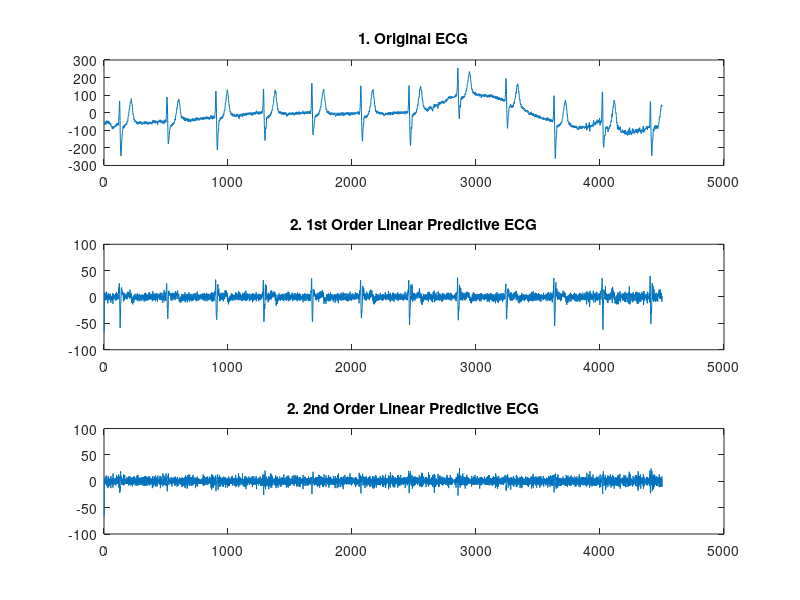

This chart was generated by the following MATLAB code: (Note: this script raises an error after producing the figure.)
%   ECG CCOMPRESSION    
%          1. Linear Predictive Coding
%          2. Coding-packing Scheme
%          ***********************************************************
%        3 * A * 1 *   5/4 bits     *   5/4 bits    *    5/4 bits    *
%          ***********************************************************
%        4 * B * 0 1 *      7/6 bits         *      7/6 bits         *
%          ***********************************************************
%        2 * C * 0 0 0 1 *  3 bits  *  3 bits  *  3 bits  *  3 bits  *
%          ***********************************************************
%        1 * D * 0 0 0 0 *2 bits *2 bits *2 bits*2 bits*2 bits*2 bits*
%          ***********************************************************
%        5 * E * 0 0 1 1 *              12 bits                      *
%          ***********************************************************
%
%   Clear our variables
clear
warning off
%   Load data sample
plotname = 'Lead 1';
load ecg.mat;
lead1 = ecgdata(1:4500,2);
size = length(lead1);
%size = 2000;
a = fir1(100,[0.588,0.7058],'stop');
%lead1 = filter(a,1,lead1);

lead11(1) = lead1(1);
lead11(2) = lead1(2);
for i = 3:1:size
    %lead11(i) = lead1(i) - 2 * lead1(i-1) + lead1(i-2);
    lead11(i) = lead1(i) - lead1(i-1);
end


lead12(1) = lead1(1);
lead12(2) = lead1(2);
for i = 3:1:size
    lead12(i) = lead1(i) - 2 * lead1(i-1) + lead1(i-2);
    %lead11(i) = lead1(i) - lead1(i-1);
end

subplot(3, 1, 1); plot(lead1);
title('\bf1. Original ECG'); ylim([-300 300]);
subplot(3, 1, 2); plot(lead11);
title('\bf2. 1st Order Linear Predictive ECG'); ylim([-100 100]);
subplot(3, 1, 3); plot(lead12);
title('\bf2. 2nd Order Linear Predictive ECG'); ylim([-100 100]);

csvwrite('Predicted_ECG.csv',lead11);

k = 0;
m = 0;
i = 1;
ecgout(:) = 0;

while (i<=(size-5))
    ecgo = 0;
    %Frame D
    if ((max(lead11(i:(i+5)))>=-2) && (max(lead11(i:(i+5)))<=1))
        for j=i:1:(i+5)
            ecgo = bitset(ecgo,(j-i)*2+1,bitget(bin2dec(dec2twos(lead11(j))),1));
            ecgo = bitset(ecgo,(j-i)*2+2,bitget(bin2dec(dec2twos(lead11(j))),2));
        end
        ecgo = bitand(ecgo,4095);
        i = i + 6;
        
    %Frame C
    else if ((max(lead11(i:(i+3)))>=-4) && (max(lead11(i:(i+3)))<=3))
        for j=i:1:(i+3)
            ecgo = bitset(ecgo,(j-i)*3+1,bitget(bin2dec(dec2twos(lead11(j))),1));
            ecgo = bitset(ecgo,(j-i)*3+2,bitget(bin2dec(dec2twos(lead11(j))),2));
            ecgo = bitset(ecgo,(j-i)*3+3,bitget(bin2dec(dec2twos(lead11(j))),3));
        end
        ecgo = bitand(ecgo,4095);
        ecgo = bitset(ecgo,13,1);
        i = i + 4;

    %Frame A
    else if ((max(lead11(i:(i+2)))>=-16) && (max(lead11(i:(i+2)))<=15))
        %do something
        for j=i:1:(i+2)
            ecgo = bitxor(ecgo,bitshift(bin2dec(dec2twos(lead11(j))),(j-i)*5));
        end
        ecgo = bitset(ecgo,16,1);
        i = i + 3;
        
    %Frame B
    else if ((max(lead11(i:(i+1)))>=-64) && (max(lead11(i:(i+1)))<=63)) 
        %do something
        for j=i:1:(i+1)
            ecgo = bitxor(ecgo,bitshift(bin2dec(dec2twos(lead11(j))),(j-i)*7));
        end
        ecgo = bitset(ecgo,16,0);
        ecgo = bitset(ecgo,15,1);
        i = i + 2;
        
    %Frame E
        else
        ecgo = bin2dec(dec2twos(lead11(j)));
        ecgo = bitset(ecgo,16,0);
        ecgo = bitset(ecgo,15,0);
        ecgo = bitset(ecgo,14,1);
        ecgo = bitset(ecgo,13,1);     
        i = i + 1;
        end
        end
        end
    end
    m = m+1;
    ecgout(m,1) = ecgo;
end

disp(m/length(lead1));
csvwrite('Compressed_ECG.csv',ecgout);